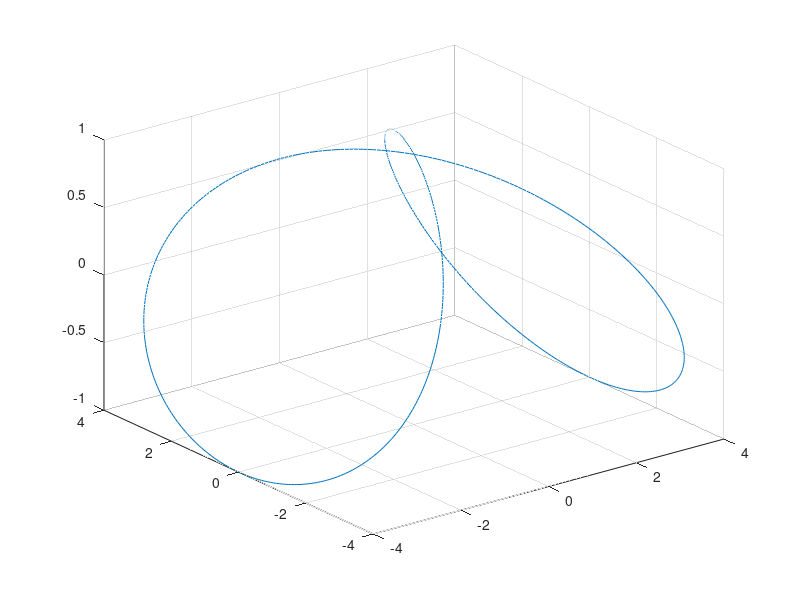

MATLAB code for this plot:
% 8-curve
T = 60;
t = 0:0.1:60;
x = 4*sin(2*pi/T*t);
y = 4*sin(4*pi/T*t);
z = cos(4*pi/T*t);

plot3(x,y,z);
grid on;
